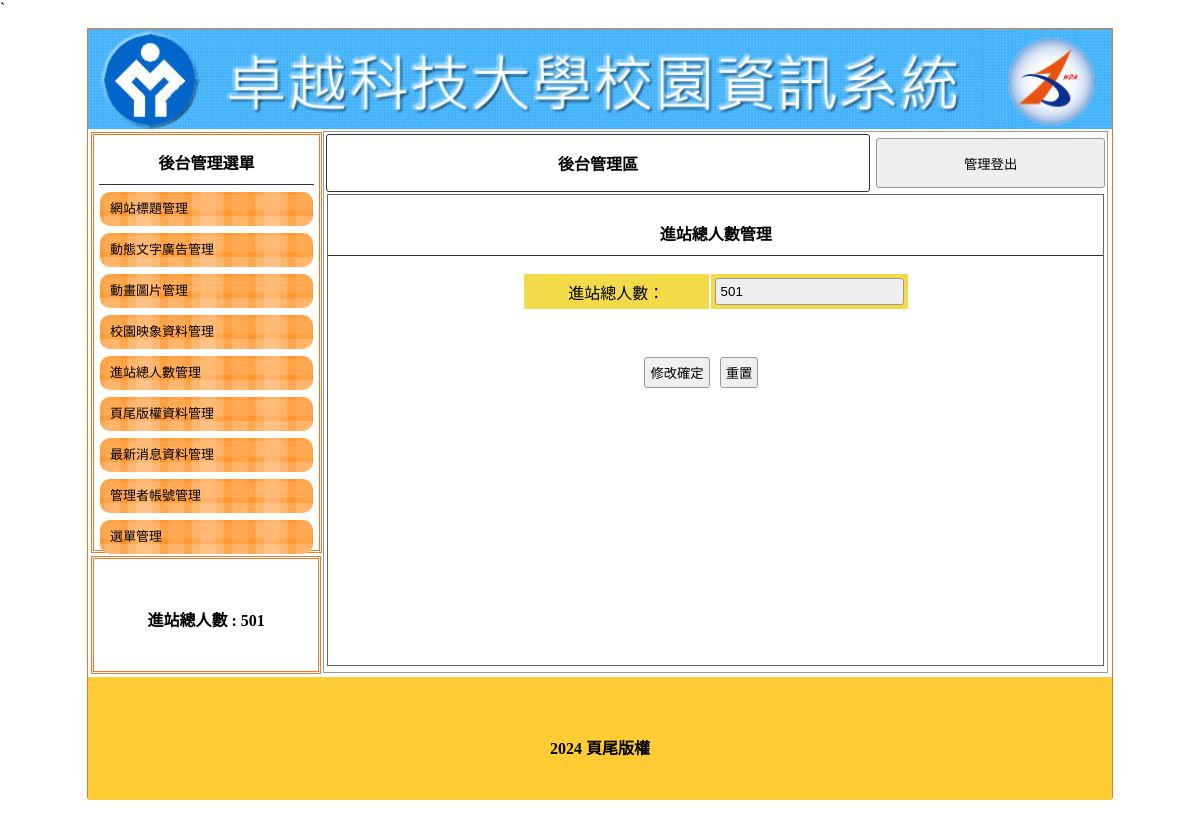
Screenshot of /admin.php?do=total (signed in) with the database file from the repository.
### tables this page shows
CREATE TABLE `titles` (
  `id` int(10) UNSIGNED NOT NULL,
  `img` text NOT NULL,
  `text` text NOT NULL,
  `sh` int(1) UNSIGNED NOT NULL DEFAULT 1
);

CREATE TABLE `total` (
  `id` int(10) UNSIGNED NOT NULL,
  `total` int(10) UNSIGNED NOT NULL
);

CREATE TABLE `bottom` (
  `id` int(10) UNSIGNED NOT NULL,
  `bottom` text NOT NULL
);

### api/db.php (called while the page is built, shortened)
<?php
class DB{
    protected $dsn="mysql:host=localhost;charset=utf8;dbname=db07";
    protected $pdo;
    protected $table;
    function __construct($table){
        $this->table=$table;
        $this->pdo=new PDO($this->dsn,'root','');
    }
    function find($id){
        $sql="SELECT * FROM $this->table ";
        if(is_array($id)){
            $where=$this->a2s($id);
            $sql=$sql . " WHERE ". join(" && ",$where);
        }else{
            $sql .= " WHERE `id`='$id' ";
        }
        return $this->fetchOne($sql);
    }
    function a2s($array){
        $tmp=[];
        foreach($array as $key => $value){
            $tmp[]="`$key`='$value'";
        }
        return $tmp;
    }
    protected function fetchOne($sql){
        return $this->pdo->query($sql)->fetch(PDO::FETCH_ASSOC);
    }
}
$Title=new DB('titles');
$Total=new DB('total');
$Bottom=new DB('bottom');

### admin.php (the view, shortened to what this page needs)
<?php include_once "api/db.php";
?>
<!DOCTYPE html
    PUBLIC "-//W3C//DTD XHTML 1.0 Transitional//EN" "http://www.w3.org/TR/xhtml1/DTD/xhtml1-transitional.dtd">
<html xmlns="http://www.w3.org/1999/xhtml">
<head>
    <link href="./css/css.css" rel="stylesheet" type="text/css">
</head>
<body>`
    <div id="main">
        <a title="<?=$Title->find(['sh'=>1])['text'];?>" href="index.php">
            <div class="ti" style="background:url('./upload/<?=$Title->find(['sh'=>1])['img'];?>'); background-size:cover;"></div>
        </a>
        <div id="ms">
            <div id="lf" style="float:left;">
                <div id="menuput" class="dbor">
                    <span class="t botli">後台管理選單</span>
                    <a style="color:#000; font-size:13px; text-decoration:none;" href="?do=title">
                        <div class="mainmu">
                            網站標題管理 </div>
                    </a>
                    <a style="color:#000; font-size:13px; text-decoration:none;" href="?do=ad">
                        <div class="mainmu">
                            動態文字廣告管理 </div>
                    </a>
                    <a style="color:#000; font-size:13px; text-decoration:none;" href="?do=mvim">
                        <div class="mainmu">
                            動畫圖片管理 </div>
                    </a>
                    <a style="color:#000; font-size:13px; text-decoration:none;" href="?do=image">
                        <div class="mainmu">
                            校園映象資料管理 </div>
                    </a>
                    <a style="color:#000; font-size:13px; text-decoration:none;" href="?do=total">
                        <div class="mainmu">
                            進站總人數管理 </div>
                    </a>
                    <a style="color:#000; font-size:13px; text-decoration:none;" href="?do=bottom">
                        <div class="mainmu">
                            頁尾版權資料管理 </div>
                    </a>
                    <a style="color:#000; font-size:13px; text-decoration:none;" href="?do=news">
                        <div class="mainmu">
                            最新消息資料管理 </div>
                    </a>
                    <a style="color:#000; font-size:13px; text-decoration:none;" href="?do=admin">
                        <div class="mainmu">
                            管理者帳號管理 </div>
                    </a>
                    <a style="color:#000; font-size:13px; text-decoration:none;" href="?do=menu">
                        <div class="mainmu">
                            選單管理 </div>
                    </a>
                </div>
                <div class="dbor" style="margin:3px; width:95%; height:20%; line-height:100px;">
                    <span class="t">進站總人數 :
                    <?=$Total->find(1)['total'];?></span>
                </div>
            </div>
            <?php
				$do=$_GET['do']??'title';
				$file="./backend/{$do}.php";
				if(file_exists($file)){
					include $file;
				}else{
					include "./backend/title.php";
				}
				?>
        </div>
        <div
            style="width:1024px; left:0px; position:relative; background:#FC3; margin-top:4px; height:123px; display:block;">
            <span class="t" style="line-height:123px;"><?=$Bottom->find(1)['bottom'];?></span>
        </div>
    </div>
</body>
</html>

### backend/total.php (shortened to what this page needs)
<div class="di"
    style="height:540px; border:#999 1px solid; width:76.5%; margin:2px 0px 0px 0px; float:left; position:relative; left:20px;">
    <?php include_once "logout.php";?>
    <div style="width:99%; height:87%; margin:auto; overflow:auto; border:#666 1px solid;">
        <p class="t cent botli">進站總人數管理</p>
        <form method="post" action="./api/update_data.php">
            <table width="50%" style="margin:auto">
                <tbody>
                    <tr class="yel">
                        <td width="50%">進站總人數：</td>
                        <td width="50%"><input type="number" name="total" value="<?=$Total->find(1)['total'];?>"></td>
                    </tr>
                </tbody>
            </table>
            <table style="margin-top:40px; width:70%;">
                <tbody>
                    <tr>
                        <td width="200px">
                        <td class="cent">
                            <input type="submit" value="修改確定">
                            <input type="reset" value="重置">
                        </td>
                    </tr>
                </tbody>
            </table>
        </form>
    </div>
</div>

### css/css.css (style rules this page uses)
body { padding:0px; margin:0px; }
#main { width:1024px; height:768px; margin:10px auto 10px auto; border:#EE7728 1px solid; position:relative; }
.ti { width:100%; height:100px; position:relative; background-size:cover; background-repeat:no-repeat; }
.dbor { border:#EE7728 double 3px; margin:1px; padding:2px 10px 2px 10px; }
.t { font-weight:800; display:block; text-align:center; padding:10px 1px 10px 1px; }
.botli { border-bottom:#333 1px solid; }
.mainmu { position:relative; border-radius:10px; background:url(../icon/menu.fw.png) center no-repeat; background-size:cover; line-height:30px; padding:2px 10px 2px 10px; margin:7px 1px 7px 1px; }
#lf { height:540px; width:21%; display:inline-block; }
#menuput { width:100%; height:75%; position:relative; padding:5px; display:block; margin: 3px; }
.di { display:inline-block; }
.cent { text-align:center; }
input,button { border:#999 1px solid; border-radius:3px; background:#EFEFEF; padding:5px; margin:3px; }
.yel td { background:#F3DA49; text-align:center; }

### rows the page displays
titles: img (picture)
total: total "501"
bottom: bottom "2024 頁尾版權"
